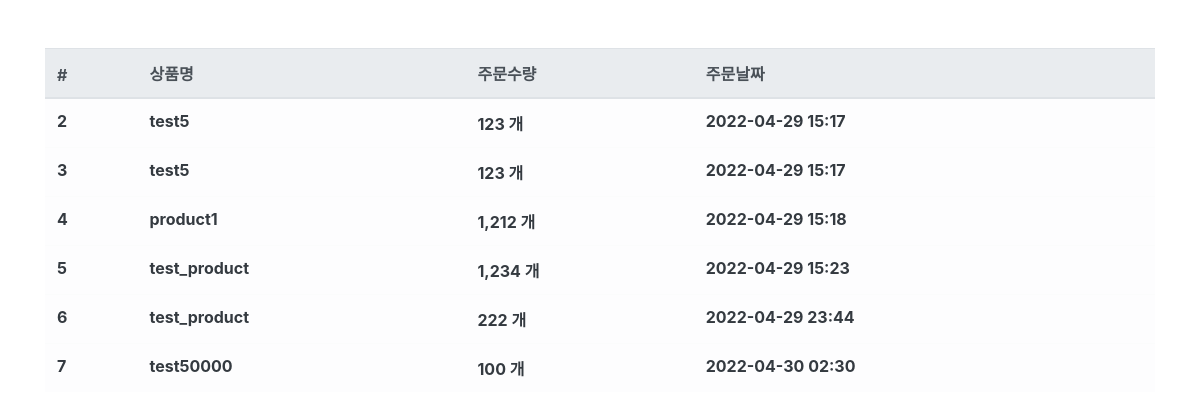
Page /order/ (signed in) on the earlier database version.
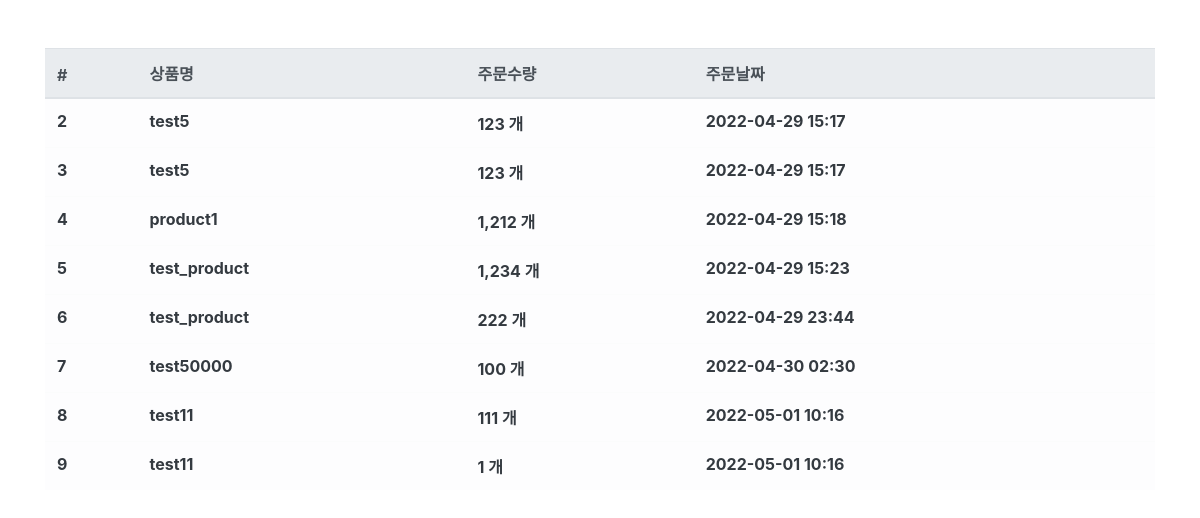
Same page on the later database version.
### order/models.py (models this page shows, shortened)
class Order(models.Model):
    fcuser = models.ForeignKey('fcuser.Fcuser', on_delete=models.CASCADE,verbose_name='사용자')
    product = models.ForeignKey('product.Product', on_delete=models.CASCADE, verbose_name='상품')
    quantity = models.IntegerField(verbose_name='수량')
    register_date = models.DateTimeField(auto_now_add=True, verbose_name='등록날짜')
    class Meta:
        db_table = 'fastcampus_order'
        verbose_name = '주문'
        verbose_name_plural = '주문'

### product/models.py (models this page shows)
class Product(models.Model):
    name = models.CharField(max_length=256, verbose_name='상품명')
    price = models.IntegerField(verbose_name='상품가격')
    description = models.TextField(verbose_name='상품설명') # textfield는 글자 수 제한이 없다.
    stock = models.IntegerField(verbose_name='재고')
    register_date = models.DateTimeField(auto_now_add=True, verbose_name='등록날짜')
    def __str__(self):
        return self.name
    class Meta:
        db_table = 'fastcampus_product'
        verbose_name = '상품'
        verbose_name_plural = '상품'

### order/views.py (the view)
# urls.py: path('order/', OrderList.as_view()),
@method_decorator(login_required, name='dispatch')
class OrderList(ListView):
    template_name = 'order.html'
    context_object_name = 'order_list'
    def get_queryset(self,**kwargs):
        queryset = Order.objects.filter(fcuser__email=self.request.session.get('user'))
        return queryset

### order/templates/order.html
{% extends "base.html" %}
{% load humanize %}
{% block contents %}
<div class="row mt-5">
  <div class="col-12">
    <table class="table table-light">
      <thead class="thead-light">
        <tr>
          <th scope="col">#</th>
          <th scope="col">상품명</th>
          <th scope="col">주문수량</th>
          <th scope="col">주문날짜</th>
        </tr>
      </thead>
      <tbody class="text-dark">
        {% for order in order_list %}
        <tr>
          <th scope="row">{{ order.id }}</th>
          <th>{{ order.product }}</th>
          <th>{{ order.quantity|intcomma }} 개</th>
          <th>{{ order.register_date|date:'Y-m-d H:i' }}</th>
        </tr>
        {% endfor%}
      </tbody>
    </table>
  </div>
{% endblock %}

Differences in the rows shown:
added Order: id "8", product "test11", quantity "111", register_date "2022-05-01 10:16"
added Order: id "9", product "test11", quantity "1", register_date "2022-05-01 10:16"
